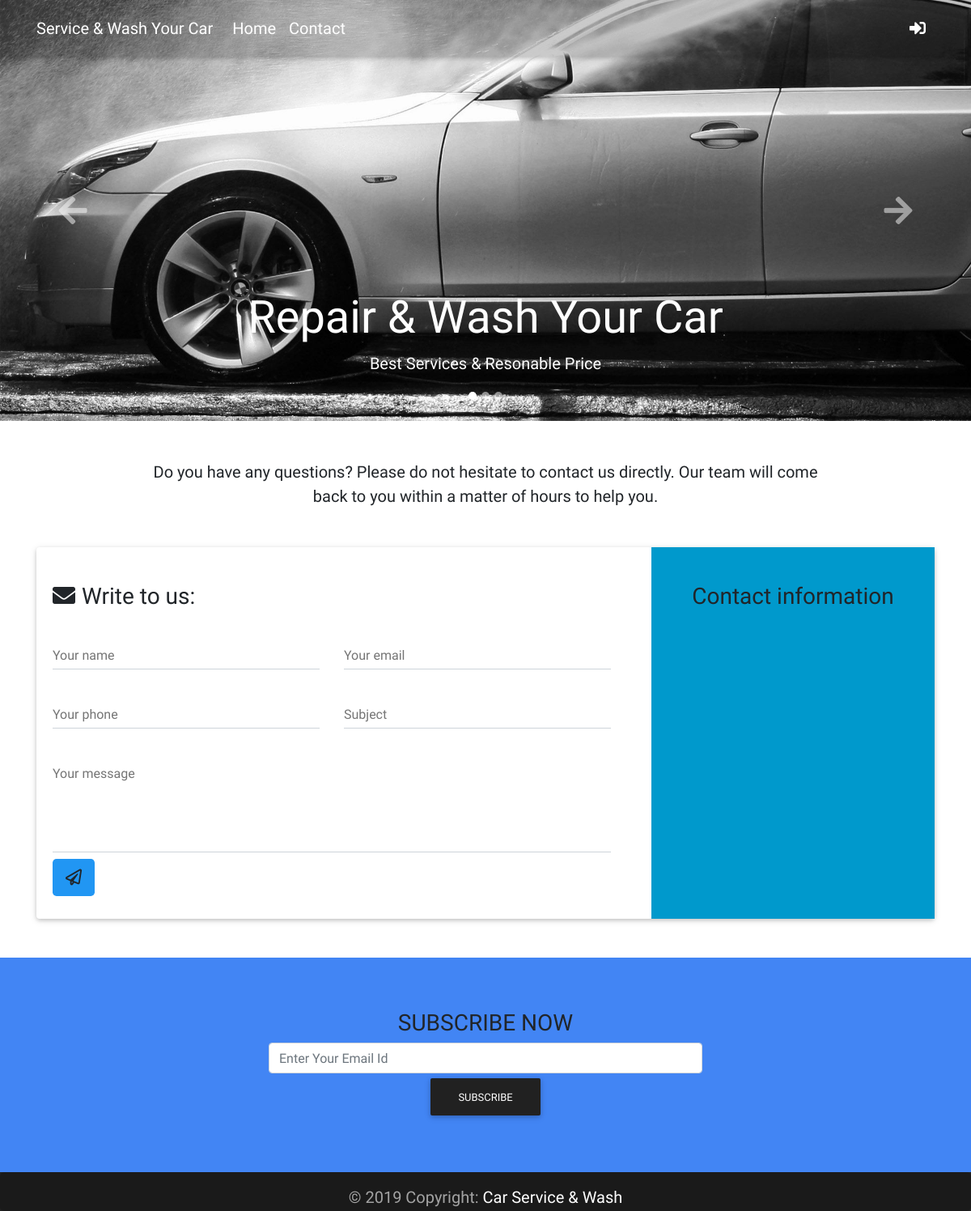
Page /contact.php on the earlier database version.
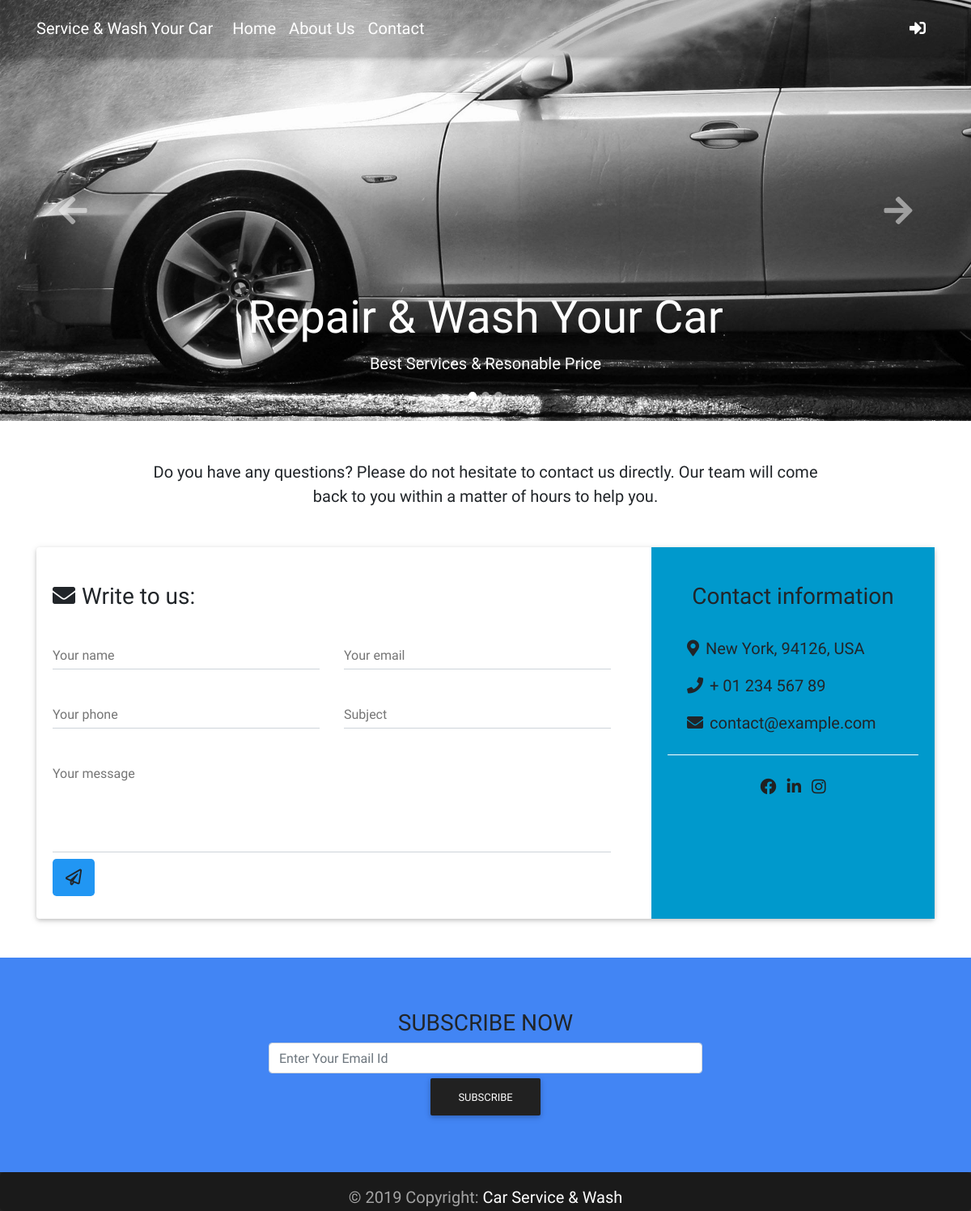
Same page on the later database version.
### tables this page shows
CREATE TABLE `pages` (
  `id` int(10) UNSIGNED NOT NULL,
  `title` varchar(255) NOT NULL,
  `description` text NOT NULL
);

CREATE TABLE `settings` (
  `id` int(10) UNSIGNED NOT NULL,
  `name` varchar(150) NOT NULL,
  `address` varchar(255) NOT NULL,
  `phone` varchar(20) NOT NULL,
  `email` varchar(150) NOT NULL,
  `facebook` varchar(255) DEFAULT NULL,
  `linkedin` varchar(255) DEFAULT NULL,
  `instagram` varchar(255) DEFAULT NULL
);

### lib/Session.php (called while the page is built, shortened)
<?php
class Session{
  public static function get($key){
    if (isset($_SESSION[$key])) {
      return $_SESSION[$key];
    } else {
      return false;
    }
  }
}
?>

### classes/Page.php (called while the page is built, shortened)
<?php
	$filepath=realpath(dirname(__FILE__));
	include_once ($filepath.'/../lib/Database.php');
?>
<?php
class Page
{
	private $db;
	function __construct(){
		$this->db=new Database();
	}
	public function getAllPage(){
		$query = "SELECT * FROM pages ORDER BY id DESC";
		$result = $this->db->select($query);
		return $result;
	}
}
?>

### lib/Database.php (called while the page is built, shortened)
<?php
    Class Database{
     public $host   = DB_HOST;
     public $user   = DB_USER;
     public $pass   = DB_PASS;
     public $dbname = DB_NAME;
     public $link;
    private function connectDB(){
     $this->link = new mysqli($this->host, $this->user, $this->pass,
      $this->dbname);
     }
    public function select($query){
      $result = $this->link->query($query) or
       die($this->link->error.__LINE__);
      if($result->num_rows > 0){
        return $result;
      } else {
        return false;
      }
     }
    }

### inc/inc.php (called while the page is built, shortened)
<?php
include 'lib/Session.php' ;
	include 'lib/Database.php' ;
	$page = new Page();
	$settings = new Settings();
?>

### classes/Settings.php (called while the page is built, shortened)
<?php
	$filepath=realpath(dirname(__FILE__));
	include_once ($filepath.'/../lib/Database.php');
?>
<?php
class Settings
{
	private $db;
	function __construct(){
		$this->db=new Database();
	}
	public function getAllSettings(){
		$query = "SELECT * FROM settings";
		$result = $this->db->select($query);
		return $result;
	}
}
?>

### contact.php (the view, shortened to what this page needs)
<?php include 'inc/header.php'; ?>
<?php include 'inc/top_nav.php'; ?>
<?php include 'inc/carousel.php'; ?>
<main>
	<div class="container">
		<div class="mt-5 wow fadeIn">
			<section class="contact-section my-5">
				<p class="text-center w-responsive mx-auto mb-5">Do you have any questions? Please do not hesitate to contact us directly. Our team will come back to you within
        		a matter of hours to help you.</p>
				<div class="card">
					<div class="row">
						<div class="col-lg-8">
							<div class="card-body form">
								<h3 class="mt-4"><i class="fas fa-envelope pr-2"></i>Write to us:</h3>
								<form id="contact-form" name="contact-form">
									<div class="row">
										<div class="col-md-6">
											<div class="md-form mb-0">
												<input type="text" name="name" id="name" class="form-control">
												<label for="name" class="">Your name</label>
											</div>
										</div>
										<div class="col-md-6">
											<div class="md-form mb-0">
												<input type="text" name="email" id="email" class="form-control">
												<label for="email" class="">Your email</label>
											</div>
										</div>
									</div>
									<div class="row">
										<div class="col-md-6">
											<div class="md-form mb-0">
												<input type="text" name="phone"  id="phone" class="form-control">
												<label for="phone" class="">Your phone</label>
											</div>
										</div>
										<div class="col-md-6">
											<div class="md-form mb-0">
												<input type="text" name="subject"  id="subject" class="form-control">
												<label for="subject" class="">Subject</label>
											</div>
										</div>
									</div>
									<div class="row">
										<div class="col-md-12">
											<div class="md-form mb-0">
												<textarea name="message" id="message" class="form-control  md-textarea" rows="3"></textarea>
												<label for="message">Your message</label>
												<a onclick="validateForm()" class="btn-floating btn-lg blue">
													<i class="far fa-paper-plane"></i>
												</a>
											</div>
										</div>
									</div>
								</form>
							</div>
						</div>
						<div class="col-lg-4">
							<div class="card-body contact text-center h-100 dark-text info-color-dark">
								<h3 class="my-4 pb-2">Contact information</h3>
								<?php
									$result = $settings->getAllSettings();
									if($result){
										while($value = $result->fetch_assoc()){
								?>
								<ul class="text-lg-left list-unstyled ml-4">
									<li>
										<p><i class="fas fa-map-marker-alt pr-2"></i><?php echo $value['address']; ?></p>
									</li>
									<li>
										<p><i class="fas fa-phone pr-2"></i><?php echo $value['phone']; ?></p>
									</li>
									<li>
										<p><i class="fas fa-envelope pr-2"></i><?php echo $value['email']; ?></p>
									</li>
								</ul>
								<hr class="hr-light my-4">
								<ul class="list-inline text-center list-unstyled">
									<?php if (strlen($value['facebook']) > 0): ?>
										<li class="list-inline-item">
											<a class="text-dark" href="<?php echo $value['facebook'] ?>" class="p-2 fa-lg tw-ic">
												<i class="fab fa-facebook"></i>
											</a>
										</li>
									<?php endif ?>
									<?php if (strlen($value['linkedin']) > 0): ?>
										<li class="list-inline-item">
											<a class="text-dark" href="<?php echo $value['linkedin'] ?>" class="p-2 fa-lg tw-ic">
												<i class="fab fa-linkedin-in"></i>
											</a>
										</li>
									<?php endif ?>
									<?php if (strlen($value['instagram']) > 0): ?>
										<li class="list-inline-item">
											<a class="text-dark" href="<?php echo $value['instagram'] ?>" class="p-2 fa-lg tw-ic">
												<i class="fab fa-instagram"></i>
											</a>
										</li>
									<?php endif ?>
								</ul>
								<?php } } ?>
							</div>
						</div>
					</div>
				</div>
			</section>
		</div>
	</div>
</main>
<?php include 'inc/footer.php'; ?>

### inc/header.php (shortened to what this page needs)
<?php include 'inc.php'; ?>
<!DOCTYPE html>
<html lang="en">
<head>
	<link rel="stylesheet" href="assets/css/font.css">
	<link rel="stylesheet" href="assets/css/bootstrap.min.css">
	<link rel="stylesheet" href="assets/css/mdb.min.css">
	<link rel="stylesheet" href="assets/css/summernote.css">
	<link rel="stylesheet" href="assets/css/style.css">
</head>
<body>

### inc/top_nav.php (shortened to what this page needs)
<nav class="navbar fixed-top navbar-expand-lg navbar-dark  scrolling-navbar">
    <div class="container">
        <a class="navbar-brand" href="index.php">
        <strong>Service & Wash Your Car</strong>
        </a>
        <div class="collapse navbar-collapse" id="navbarSupportedContent">
            <ul class="navbar-nav mr-auto">
                <li class="nav-item">
                  <a class="nav-link" href="index.php">Home
                  </a>
                </li>
                <?php
                   $result=$page->getAllPage();
                   if($result){
                       while($value=$result->fetch_assoc()) {
                ?>
                <li class="nav-item">
                    <a class="nav-link" href="<?php echo URLROOT ?>/page.php?pageId=<?php echo $value['id']; ?>"><?php echo $value['title']; ?></a>
                </li>
                <?php } } ?>
                <li class="nav-item">
                  <a class="nav-link" href="contact.php">Contact
                  </a>
                </li>
            </ul>
            <ul class="navbar-nav nav-flex-icons">
                <?php if (Session::get('userLogin') == true || isset($_COOKIE['user'])): ?>
                    <?php if ($user->checkNormalUser() === false): ?>
                        <li class="nav-item">
                            <a href="<?php echo(URLROOT);?>/provider_dashboard.php" class="nav-link" title="Provider Dashboard">
                               Provider Dashboard
                            </a>
                        </li>
                     <?php endif ?>
                        <li class="nav-item">
                            <a href="<?php echo(URLROOT);?>/user_dashboard.php" class="nav-link" title="User Dashboard">
                                User Dashboard
                            </a>
                        </li>
                    <li class="nav-item">
                        <a href="<?php echo(URLROOT);?>/logout.php?action=logout" class="nav-link" title="logout">
                            <i class="fas fa-sign-out-alt fa-lg"></i>
                        </a>
                    </li>
                <?php else: ?>
                    <li class="nav-item">
                        <a href="<?php echo(URLROOT);?>/login.php" class="nav-link" title="Login">
                            <i class="fas fa-sign-in-alt"></i>
                        </a>
                    </li>
                <?php endif ?>
            </ul>
        </div>
    </div>
</nav>

### inc/carousel.php (shortened to what this page needs)
<header>
  <div id="carouselExampleIndicators" class="carousel slide" data-ride="carousel">
    <ol class="carousel-indicators">
      <li data-target="#carouselExampleIndicators" data-slide-to="0" class="active"></li>
      <li data-target="#carouselExampleIndicators" data-slide-to="1"></li>
      <li data-target="#carouselExampleIndicators" data-slide-to="2"></li>
    </ol>
    <div class="carousel-inner" role="listbox">
      <div class="carousel-item active" style="background-image: url('assets/img/carosuel/car_wash1.jpg')">
        <div class="carousel-caption d-none d-md-block">
          <h3 class="display-4">Repair & Wash Your Car</h3>
          <p class="lead">Best Services & Resonable Price</p>
        </div>
      </div>
    </div>
    <a class="carousel-control-prev" href="#carouselExampleIndicators" role="button" data-slide="prev">
          <i class="fas fa-arrow-left fa-2x"></i>
        </a>
    <a class="carousel-control-next" href="#carouselExampleIndicators" role="button" data-slide="next">
          <i class="fas fa-arrow-right fa-2x"></i>
        </a>
  </div>
</header>

### inc/footer.php (shortened to what this page needs)
	<section class="bg-primary text-center p-5 mt-4">
		<div class="container p-3">
			<h3>SUBSCRIBE NOW</h3>
			<form action="#" method="POST">
				<input type="text" class="form-control w-50 align-content-center d-inline-flex" name="text" placeholder="Enter Your Email Id">
				<br>
				<button type="button" class="btn btn-dark" >Subscribe</button>
			</form>
		</div>
	</section>
		<footer class="page-footer font-small elegant-color-dark">
		  <div class="footer-copyright text-center py-3 form-control-lg">© <?php echo date("Y"); ?> Copyright:
		    <a href="index.php">Car Service & Wash</a>
		  </div>
		</footer>
	</body>
</html>

### assets/css/style.css (style rules this page uses)
body { font-family: 'Grenze', serif; font-size: 20px; }
.carousel-item { height: 65vh; min-height: 350px; background: no-repeat center center scroll; -webkit-background-size: cover; -moz-background-size: cover; -o-background-size: cover; background-size: cover; }
.navbar { background-color: rgba(0, 0, 0, 0.2); }

Differences in the rows shown:
added pages: title "About Us"
added settings: address "New York, 94126, USA", phone "+ 01 234 567 89", email "contact@example.com"
